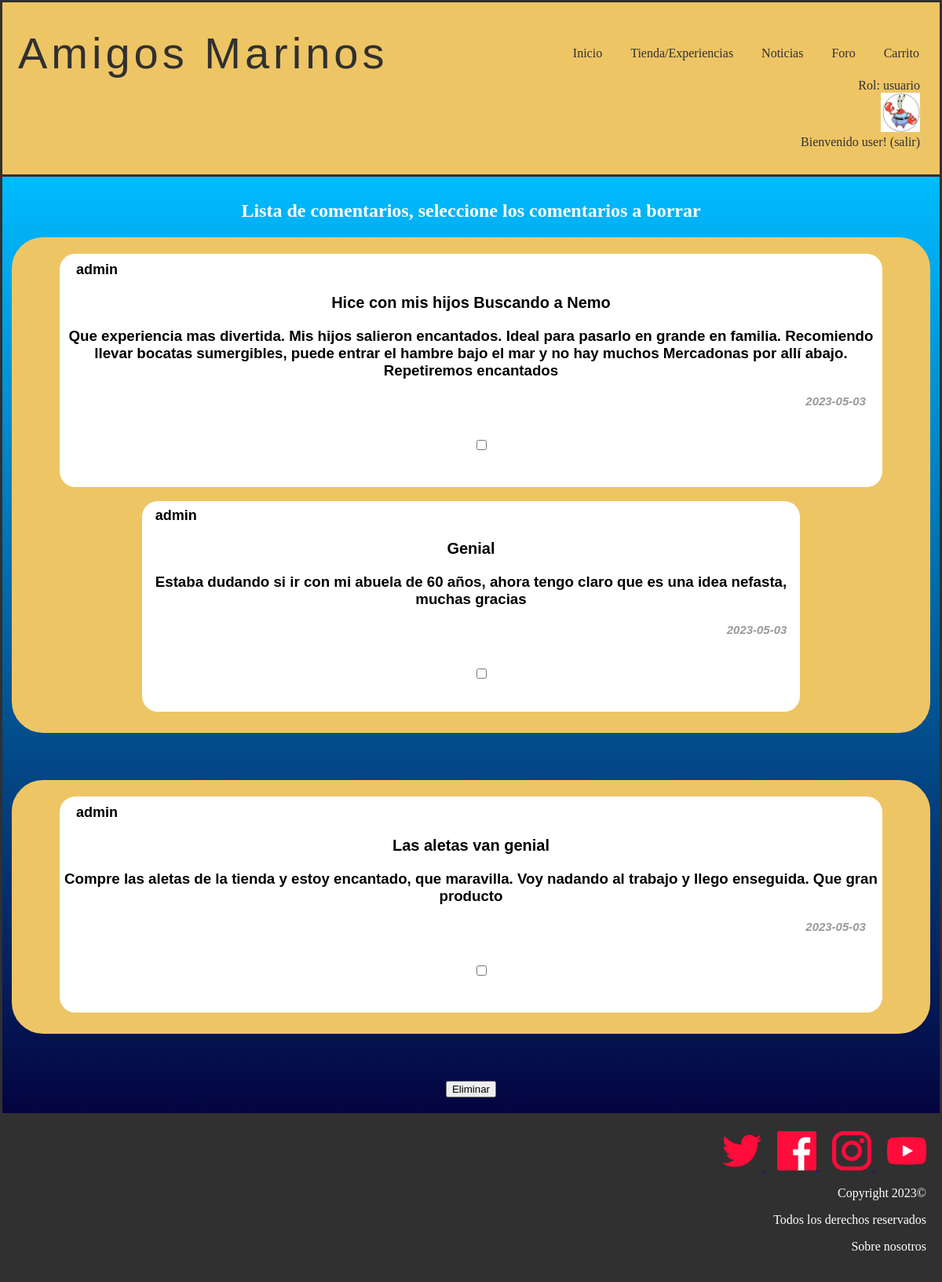
Screenshot of /moderador.php (signed in) with the database file from the repository.
### tables this page shows
CREATE TABLE IF NOT EXISTS `rol` (
  `numero` int(11) NOT NULL,
  `nombre` varchar(25) NOT NULL,
  PRIMARY KEY (`numero`)
);

CREATE TABLE IF NOT EXISTS `comentario` (
  `id` int(11) NOT NULL AUTO_INCREMENT,
  `titulo` varchar(40) NOT NULL,
  `usuario` varchar(15) NOT NULL,
  `padre` int(11) DEFAULT NULL,
  `contenido` text NOT NULL,
  `fecha_de_creacion` date NOT NULL,
  `me_gusta` int(11) NOT NULL,
  PRIMARY KEY (`id`),
  UNIQUE KEY `Titulo` (`titulo`),
  KEY `Usuario` (`usuario`)
);

### includes/Usuario.php (called while the page is built, shortened)
<?php
class Usuario{
    public static function getNombreRol($rol)
    {
        $conn = Aplicacion::getInstance()->getConexionBd();
        $query = sprintf("SELECT nombre FROM rol U WHERE U.numero='%d'", $rol);
        $rs = $conn->query($query);
        $fila=$rs->fetch_assoc();
        return $fila['nombre'];
    }
}
?>

### includes/level.php (called while the page is built, shortened)
<?php
class level{
    private $numero;
    private function __construct($numero,$nombre,$minimo,$maximo){
        $this->numero = $numero;
    }
    public static function getLevel($puntos){
        $conn = Aplicacion::getInstance()->getConexionBd();
        $query = sprintf("SELECT * FROM nivel U WHERE $puntos<=U.maximo AND $puntos>=U.minimo");
        $rs = $conn->query($query);
        $fila=$rs->fetch_assoc();
        $level = new level($fila['numero'], $fila['nombre'], $fila['minimo'], $fila['maximo']);
        return $level;
    }
    public function getNumero(){
        return $this->numero;
    }
}
?>

### includes/comentario.php (called while the page is built, shortened)
<?php
class comentario{
private $id;
private $usuario;
private $padre;
private $contenido;
private $fecha_de_creacion;
private $titulo;
public function __construct($id=null,$titulo,$usuario,$padre,$contenido,$fecha_de_creacion, $meGusta){
    $this->id=$id;
    $this->titulo=$titulo;
    $this->usuario=$usuario;
    $this->padre=$padre;
    $this->contenido=$contenido;
    $this->fecha_de_creacion=$fecha_de_creacion;
}
public static function cargarComentarios(){
    $comentarios=[];
    $conn = Aplicacion::getInstance()->getConexionBd();
    $query = sprintf("SELECT * FROM comentario ORDER BY me_gusta DESC");
    $resultado = mysqli_query($conn, $query);
    $i = 0;
    if(mysqli_num_rows($resultado) > 0){
        while($fila = $resultado->fetch_assoc()){
            $comentarios[$i] = new comentario($fila["id"], $fila["titulo"], $fila["usuario"], $fila["padre"], $fila["contenido"], $fila["fecha_de_creacion"], $fila["me_gusta"]);
            $i++;
        }
    }
    return $comentarios;
}
public function getUsuario(){
    return $this->usuario;
}
public function getTitulo(){
    return $this->titulo;
}
public function getContenido(){
    return $this->contenido;
}
public function getFecha(){
    return $this->fecha_de_creacion;
}
public function getPadre(){
    return $this->padre;
}
public function getId(){
    return $this->id;
}
    public function cargarRespuestas(){
        $comentarios = [];
        $conn = Aplicacion::getInstance()->getConexionBd();
        $query = sprintf("SELECT * FROM comentario WHERE padre='%d'", $this->id);
        $rs = $conn->query($query);
        $i = 0;
        if(mysqli_num_rows($rs) > 0){
            while($fila = $rs->fetch_assoc()){
                $comentarios[$i] = new comentario($fila["id"], $fila["titulo"], $fila["usuario"], $fila["padre"], $fila["contenido"], $fila["fecha_de_creacion"], $fila["me_gusta"]);
                $i++;
            }
            return $comentarios;
        }
        else{
            return false;
        }
    }
}
?>

### moderador.php (the view, shortened to what this page needs)
<?php
    require_once './includes/comentario.php';
?>
<?php
    function mostrarComentario($comentario){
        ?>
            <div class="hilo">
                <div class="comment-box">
                    <p class="user-name"><?php echo $comentario->getUsuario();
                    echo '<h3><'. $comentario->getUsuario() .'</h3>';?></p>
                    <h3 class="comment-title"><?php echo $comentario->getTitulo()?></h3>
                    <p class="comment-text"><?php echo $comentario->getContenido()?></p>
                    <p class="created-at"><?php echo $comentario->getFecha()?></p>
                    <?php echo '<span id="contador-me-gusta-'.$comentario->getId().'">'.$comentario->getMeGusta().'</span>'?>
                    <?php echo "<li><input type='checkbox' name='comentarios[]' value='". $comentario->getId() ."'></li>";?>
                </div>
            </div>
            <div class="respuestas">
                <?php
                $respuestas = $comentario->cargarRespuestas();
                if($respuestas!=false){
                    foreach($respuestas as $respuesta){
                        ?>
                        <div class="container_respuesta">
                        <?php
                        mostrarComentario($respuesta);
                        ?>
                        </div>
                        <?php
                    }
                }?>
            </div>
        <?php
    }
?>
<!DOCTYPE html>
<html>
    <head>
        <link rel="stylesheet" type="text/css" href="./css/style.css"/>
    </head>
    <body>
        <?php
            require ('./includes/comun/cabecera.php');
        ?>
        <main>
            <div class="container">
                <?php
                    $comentarios = comentario::cargarComentarios();
                    if($comentarios == false){
                        echo "No hay comentarios en este foro";
                    }
                    else{
                        echo '<form action="validarBorrado.php" method="post">';
                        echo '<h2>Lista de comentarios, seleccione los comentarios a borrar</h2>';
                        foreach($comentarios as $comentario)
                        {
                            if($comentario->getPadre() == 0)
                            {
                                echo "<div class='conversacion'>";
                                mostrarComentario($comentario);
                                echo "</div>";
                            }
                        }
                        echo '<input type="submit" value="Eliminar">';
                        echo '</form>';
                    }
                ?>
            </div>
        </main>
        <?php
            require('./includes/comun/pie.php');
        ?>
</html>

### includes/comun/cabecera.php (shortened to what this page needs)
<?php
require_once './includes/level.php';
require_once './includes/Usuario.php';
function reconocerUsuario() {
  if (isset($_SESSION["login"]) && ($_SESSION["login"]===true)){
    echo'Rol: '.Usuario::getNombreRol($_SESSION['rol']);
    $level=level::getLevel($_SESSION["puntos"]);
    if($level->getNumero() == level::cangrejo){
      echo '<form method="post" action="micuenta.php">
      <input type="image" src="./img/cangrejo.jpg" name="boton" width="50" alt="Botón icono cangrejo"  height="50" />
      </form>';
      echo 'Bienvenido ' . $_SESSION['nombre'] . '! ';
      echo '<a href="logout.php">(salir)</a>';
    }
  } else {
    echo '<form method="post" action="login.php">
    <input type="image" src="./img/usuariodesconocido.jpg" name="boton" width="50" alt="Botón para ir a login"  height="50" />
    </form>';
    echo 'Usuario desconocido. ';
    echo '<a href="login.php">Login </a>';
  }
}
?>
<header class ="header">
  <div class="cont logo-nav-cont" >
    <a class="logo">Amigos Marinos</a>
    <nav class="navigation">
          <ul>
            <li><a href="index.php ">Inicio</a></li>
            <li><a href="tienda.php">Tienda/Experiencias</a></li>
            <li><a href="noticias.php">Noticias</a></li>
            <li><a href="foro.php">Foro</a></li>
            <?php
            if (isset($_SESSION["login"]) && ($_SESSION["login"]===true)){
              ?>
              <li><a href="vistaCarrito.php">Carrito</a></li>
              <br>
              <?php
            }
          ?>
      </nav>
    </div>
		<div class="login" >
		 <?php
		reconocerUsuario();
		?>
		</div>
</header>

### css/style.css (style rules this page uses)
body { color: white; background-color: white; text-align: center; margin: auto; }
.container { background-image: linear-gradient(to bottom,#00bbff, #040440); border: 3px solid #303030; padding-top: 10px; padding-bottom: 20px; }
.header { background-color: #eec565; color:#303030; border: 3px solid #303030; border-bottom: none; padding:2rem 0; }
.header a { color:#303030; text-decoration:none; }
.logo { letter-spacing: 5px; font-size: 3.5em; font-family:Impact, Haettenschweiler, 'Arial Narrow Bold', sans-serif; margin-left: 20px; max-width: 100%; max-height: 100%; }
.logo-nav-cont { display: flex; justify-content: space-between; align-items: center; margin-right: 10px; }
.navigation ul { margin: 0; padding: 0; list-style: none; }
.navigation ul li { display:inline-block; }
.navigation ul li a { display: block; padding: 0.5rem 1rem; transition: all 0.4s linear; border-radius: 5px; }
.login { text-align: right; margin-right: 25px; }
input[type="text"], input[type="email"], input::placeholder, input[type="password"],textarea,input[type="number"],input[type="password"] { background-color: transparent; border: none; font-size: 25px; border-bottom: 2px solid #fff; color: #fff; text-align: center; text-shadow: 2px 2px 4px rgba(0, 0, 0, 0.5); }
.comment-box { width: 100%; height: 10%; background: #fff; font-family: sans-serif; justify-content: center; align-items: center }
.user-name { font-weight: bold; font-size: 18px; color:black; text-align: left; margin-left: 2%; padding-top: 1%; }
.created-at { font-style: italic; font-size: 0.8em; color: #999; text-align: right; margin-right: 2%; }
.comment-text { color:black; }
.comment-title { color:black; font-size: 20px; }
.container_respuesta { max-width: 80%; margin-left: 10%; }
.comment-box { max-width: 90%; margin-left: 5%; border-radius: 20px; padding-bottom: 2%; }
.conversacion { border: 3px solid #eec565; border-radius: 40px; background-color: #eec565; margin-bottom: 5%; margin-left: 1%; margin-right: 1%; padding-bottom: 2%; }

### rows the page displays
rol: nombre "usuario"
comentario: usuario "admin", titulo "Hice con mis hijos Buscando a Nemo", contenido "Que experiencia mas divertida. Mis hijos salieron encantados. Ideal para pasarlo en grande en familia. Recomiendo llevar bocatas sumergibles, puede entrar el hambre bajo el mar y no hay muchos Mercadonas por allí abajo. Repetiremos encantados", fecha_de_creacion "2023-05-03"
comentario: usuario "admin", titulo "Genial", contenido "Estaba dudando si ir con mi abuela de 60 años, ahora tengo claro que es una idea nefasta, muchas gracias", fecha_de_creacion "2023-05-03"
comentario: usuario "admin", titulo "Las aletas van genial", contenido "Compre las aletas de la tienda y estoy encantado, que maravilla. Voy nadando al trabajo y llego enseguida. Que gran producto", fecha_de_creacion "2023-05-03"

### other values shown
$_SESSION['nombre'] "user"
